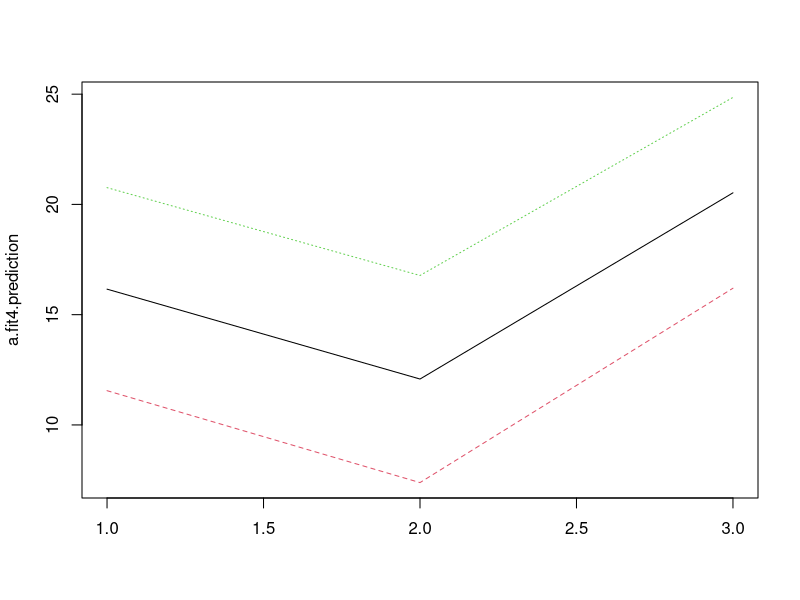
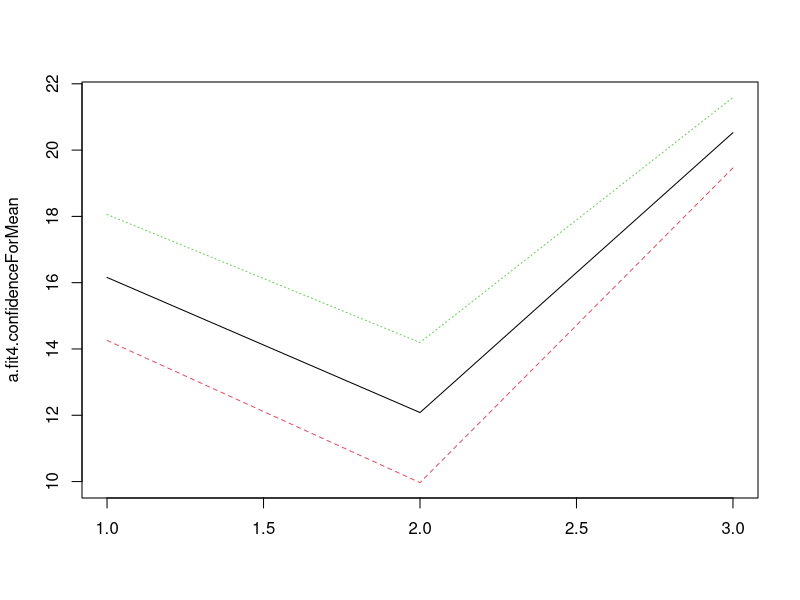

R code for these plots, in order:
library(readxl)
library(car)

# Import Auto.xlsx
Auto <- read_excel("./data/Auto.xlsx")
View(Auto)

# Pairwise correlation coefficients
round(cor(Auto),2)

# Regress mpg on the predictors in the data set
a.fit1 <- lm(mpg ~ ., data=Auto) 

summary(a.fit1)
anova(a.fit1)

# variance inflation factor
round(vif(a.fit1),2) 

a.fit2 <- lm(mpg ~   cylinders + displacement + weight + acceleration, data=Auto)
summary(a.fit2)
anova(a.fit2)

round(vif(a.fit2),2)

a.fit3 <- lm(mpg ~ displacement + weight + acceleration, data=Auto)
summary(a.fit3)
round(vif(a.fit3),2)

a.fit4 <- lm(mpg ~ weight  + acceleration, data=Auto)
summary(a.fit4)
round(vif(a.fit4),2)

AutoTest <- read_excel("./data/AutoTest.xlsx")
View(AutoTest)

a.fit4.prediction <- predict(a.fit4, AutoTest, interval = "prediction")
a.fit4.prediction
matplot(a.fit4.prediction, type = "l")

a.fit4.confidenceForMean <- predict(a.fit4, AutoTest, interval = "confidence")
a.fit4.confidenceForMean
matplot(a.fit4.confidenceForMean, type = "l")


